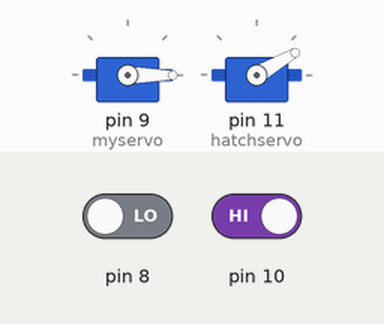
The sketch below on a simulated Arduino Uno, built with avr-gcc and run on an emulated ATmega328P. On the bench: 2 × servo. Inputs (shaded band) come from the test bench; at power-on: pin 8 LOW, pin 10 HIGH.

Above: at 1.2 s.
1.3 s: pin 8 driven HIGH
At 1.6 s:
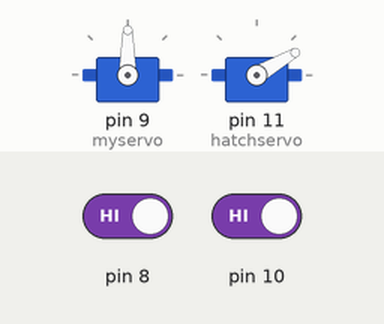
2.8 s: pin 10 driven LOW
At 3.9 s:
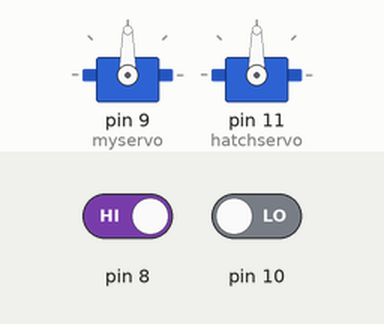
4.3 s: pin 8 driven LOW
At 5.0 s:
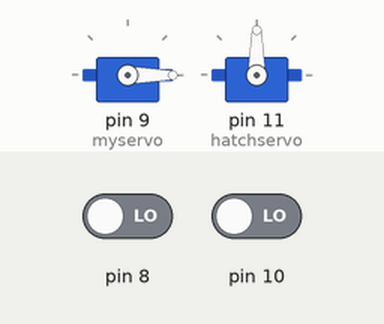
5.8 s: pin 10 driven HIGH
At 6.2 s:
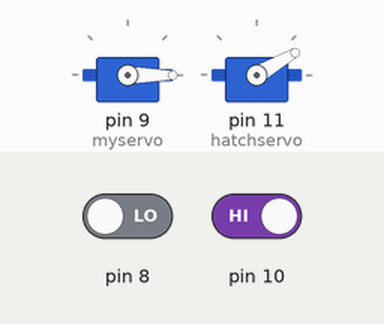
Timing chart, 0 to 8.3 s (numbered marks = the images above; inputs shaded):
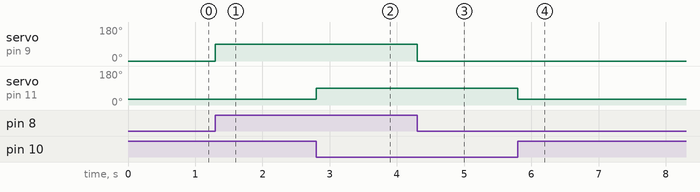

The sketch:

DoorControl.ino
```cpp
#include <Servo.h>

Servo myservo;
Servo hatchservo;

void setup() {
  myservo.attach(9);
  pinMode(8, INPUT);
  hatchservo.attach(11);
  pinMode(10, INPUT);
}

void loop() {
  if (digitalRead(8) == HIGH) {
    myservo.write(90);
  }
  else if (digitalRead(8) == LOW) {
    myservo.write(0);
  }

  if (digitalRead(10) == LOW) {
    hatchservo.write(90);
  }
  else if (digitalRead(10) == HIGH) {
    hatchservo.write(30);
  }
}
```

Measured:
- after the input at 1.3 s, servo on pin 9 (myservo): 0° → 90° at once
- after the input at 2.8 s, servo on pin 11 (hatchservo): 30° → 90° at once
- after the input at 4.3 s, servo on pin 9 (myservo): 90° → 0° at once
- after the input at 5.8 s, servo on pin 11 (hatchservo): 90° → 30° at once
